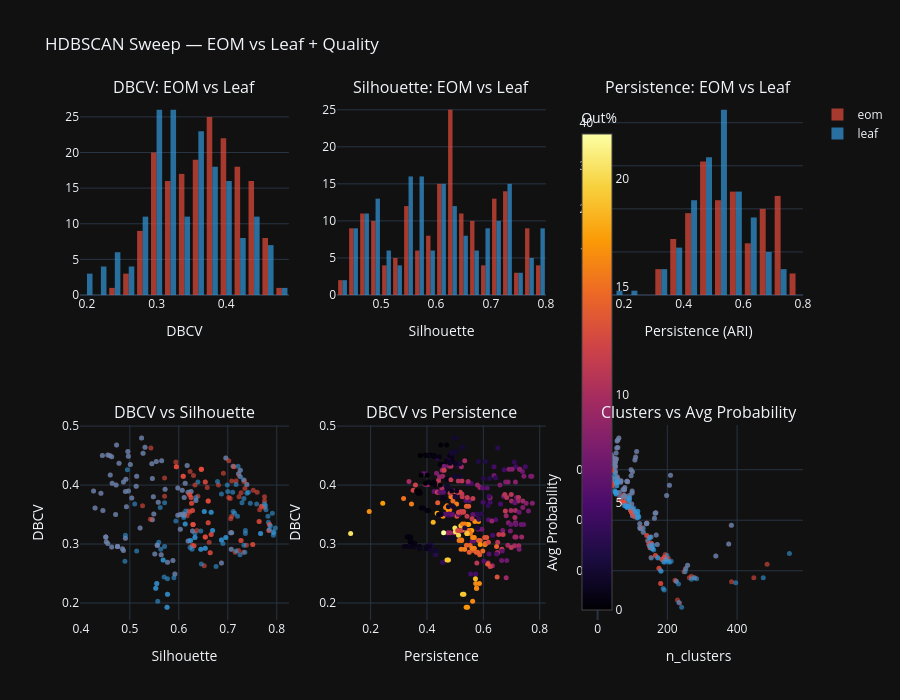

Notebook source saved alongside this figure:
### Code cell
# ╔══════════════════════════════════════════════════════════════════════════════╗
# ║  HDBSCAN SWEEP VISUALISATION — plotly dashboard of sweep results           ║
# ║  Inputs:  hdb_sweep_df (from sweep cell above)                            ║
# ║  Outputs: Plotly interactive figure (inline display only)                  ║
# ╚══════════════════════════════════════════════════════════════════════════════╝

try:
    hdb_sweep_df
except NameError:
    print('No HDBSCAN sweep data — set RUN_HDBSCAN_SWEEP = True')
else:
    import plotly.graph_objects as go
    from plotly.subplots import make_subplots

    _sc = {'eom': '#E74C3C', 'leaf': '#3498DB'}

    fig = make_subplots(rows=2, cols=3, subplot_titles=(
        'DBCV: EOM vs Leaf', 'Silhouette: EOM vs Leaf', 'Persistence: EOM vs Leaf',
        'DBCV vs Silhouette', 'DBCV vs Persistence', 'Clusters vs Avg Probability'),
        horizontal_spacing=0.08, vertical_spacing=0.15)

    for sel in ['eom', 'leaf']:
        s = hdb_sweep_df[hdb_sweep_df['selection_method'] == sel]
        c = _sc[sel]
        fig.add_trace(go.Histogram(x=s['dbcv'], name=sel, marker_color=c, opacity=0.7), row=1, col=1)
        fig.add_trace(go.Histogram(x=s['silhouette'], name=sel, marker_color=c, opacity=0.7,
                                   showlegend=False), row=1, col=2)
        fig.add_trace(go.Histogram(x=s['persistence'], name=sel, marker_color=c, opacity=0.7,
                                   showlegend=False), row=1, col=3)

    fig.add_trace(go.Scatter(
        x=hdb_sweep_df['silhouette'], y=hdb_sweep_df['dbcv'], mode='markers',
        marker=dict(size=5,
                    color=[_sc.get(m, '#888') for m in hdb_sweep_df['selection_method']],
                    opacity=0.6),
        showlegend=False), row=2, col=1)

    fig.add_trace(go.Scatter(
        x=hdb_sweep_df['persistence'], y=hdb_sweep_df['dbcv'], mode='markers',
        marker=dict(size=5, color=hdb_sweep_df['outlier_pct']*100, colorscale='Inferno',
                    showscale=True, colorbar=dict(title='Out%', len=0.35, y=0.18,
                                                  x=0.62, thickness=12)),
        showlegend=False), row=2, col=2)

    fig.add_trace(go.Scatter(
        x=hdb_sweep_df['n_clusters'], y=hdb_sweep_df['avg_probability'], mode='markers',
        marker=dict(size=5,
                    color=[_sc.get(m, '#888') for m in hdb_sweep_df['selection_method']],
                    opacity=0.6),
        showlegend=False), row=2, col=3)

    fig.update_xaxes(title_text='DBCV', row=1, col=1)
    fig.update_xaxes(title_text='Silhouette', row=1, col=2)
    fig.update_xaxes(title_text='Persistence (ARI)', row=1, col=3)
    fig.update_xaxes(title_text='Silhouette', row=2, col=1)
    fig.update_yaxes(title_text='DBCV', row=2, col=1)
    fig.update_xaxes(title_text='Persistence', row=2, col=2)
    fig.update_yaxes(title_text='DBCV', row=2, col=2)
    fig.update_xaxes(title_text='n_clusters', row=2, col=3)
    fig.update_yaxes(title_text='Avg Probability', row=2, col=3)
    fig.update_layout(
        height=700, template='plotly_dark',
        title_text='HDBSCAN Sweep — EOM vs Leaf + Quality',
        legend=dict(orientation='h', yanchor='bottom', y=1.02,
                    xanchor='right', x=1))
    fig.show()

### Figure 1 — Plotly figure (JSON) as saved in the notebook; plotly's stock layout.template omitted (floating-point values rounded to 4 significant figures; data arrays with more than 128 entries replaced by an {"elided": "..."} marker saying what was removed)
{"data": [{"marker": {"color": "#E74C3C"}, "name": "eom", "opacity": 0.7, "type": "histogram", "x": {"elided": "175 float values"}, "xaxis": "x", "yaxis": "y"}, {"marker": {"color": "#E74C3C"}, "name": "eom", "opacity": 0.7, "showlegend": false, "type": "histogram", "x": {"elided": "175 float values"}, "xaxis": "x2", "yaxis": "y2"}, {"marker": {"color": "#E74C3C"}, "name": "eom", "opacity": 0.7, "showlegend": false, "type": "histogram", "x": {"elided": "175 float values"}, "xaxis": "x3", "yaxis": "y3"}, {"marker": {"color": "#3498DB"}, "name": "leaf", "opacity": 0.7, "type": "histogram", "x": {"elided": "175 float values"}, "xaxis": "x", "yaxis": "y"}, {"marker": {"color": "#3498DB"}, "name": "leaf", "opacity": 0.7, "showlegend": false, "type": "histogram", "x": {"elided": "175 float values"}, "xaxis": "x2", "yaxis": "y2"}, {"marker": {"color": "#3498DB"}, "name": "leaf", "opacity": 0.7, "showlegend": false, "type": "histogram", "x": {"elided": "175 float values"}, "xaxis": "x3", "yaxis": "y3"}, {"marker": {"color": {"elided": "350 str values"}, "opacity": 0.6, "size": 5}, "mode": "markers", "showlegend": false, "type": "scatter", "x": {"elided": "350 float values"}, "xaxis": "x4", "y": {"elided": "350 float values"}, "yaxis": "y4"}, {"marker": {"color": {"elided": "350 float values"}, "colorbar": {"title": {"text": "Out%"}, "x": 0.68}, "colorscale": [[0, "#000004"], [0.1111, "#1b0c41"], [0.2222, "#4a0c6b"], [0.3333, "#781c6d"], [0.4444, "#a52c60"], [0.5556, "#cf4446"], [0.6667, "#ed6925"], [0.7778, "#fb9b06"], [0.8889, "#f7d13d"], [1, "#fcffa4"]], "showscale": true, "size": 5}, "mode": "markers", "showlegend": false, "type": "scatter", "x": {"elided": "350 float values"}, "xaxis": "x5", "y": {"elided": "350 float values"}, "yaxis": "y5"}, {"marker": {"color": {"elided": "350 str values"}, "opacity": 0.6, "size": 5}, "mode": "markers", "showlegend": false, "type": "scatter", "x": {"elided": "350 int values"}, "xaxis": "x6", "y": {"elided": "350 float values"}, "yaxis": "y6"}], "layout": {"annotations": [{"font": {"size": 16}, "showarrow": false, "text": "DBCV: EOM vs Leaf", "x": 0.1444, "xanchor": "center", "xref": "paper", "y": 1, "yanchor": "bottom", "yref": "paper"}, {"font": {"size": 16}, "showarrow": false, "text": "Silhouette: EOM vs Leaf", "x": 0.5, "xanchor": "center", "xref": "paper", "y": 1, "yanchor": "bottom", "yref": "paper"}, {"font": {"size": 16}, "showarrow": false, "text": "Persistence: EOM vs Leaf", "x": 0.8556, "xanchor": "center", "xref": "paper", "y": 1, "yanchor": "bottom", "yref": "paper"}, {"font": {"size": 16}, "showarrow": false, "text": "DBCV vs Silhouette", "x": 0.1444, "xanchor": "center", "xref": "paper", "y": 0.375, "yanchor": "bottom", "yref": "paper"}, {"font": {"size": 16}, "showarrow": false, "text": "DBCV vs Persistence", "x": 0.5, "xanchor": "center", "xref": "paper", "y": 0.375, "yanchor": "bottom", "yref": "paper"}, {"font": {"size": 16}, "showarrow": false, "text": "Clusters vs Avg Probability", "x": 0.8556, "xanchor": "center", "xref": "paper", "y": 0.375, "yanchor": "bottom", "yref": "paper"}], "height": 700, "title": {"text": "HDBSCAN Sweep — EOM vs Leaf + Quality"}, "xaxis": {"anchor": "y", "domain": [0, 0.2889], "title": {"text": "DBCV"}}, "xaxis2": {"anchor": "y2", "domain": [0.3556, 0.6444], "title": {"text": "Silhouette"}}, "xaxis3": {"anchor": "y3", "domain": [0.7111, 1], "title": {"text": "Persistence (ARI)"}}, "xaxis4": {"anchor": "y4", "domain": [0, 0.2889], "title": {"text": "Silhouette"}}, "xaxis5": {"anchor": "y5", "domain": [0.3556, 0.6444], "title": {"text": "Persistence"}}, "xaxis6": {"anchor": "y6", "domain": [0.7111, 1], "title": {"text": "n_clusters"}}, "yaxis": {"anchor": "x", "domain": [0.625, 1]}, "yaxis2": {"anchor": "x2", "domain": [0.625, 1]}, "yaxis3": {"anchor": "x3", "domain": [0.625, 1]}, "yaxis4": {"anchor": "x4", "domain": [0, 0.375], "title": {"text": "DBCV"}}, "yaxis5": {"anchor": "x5", "domain": [0, 0.375], "title": {"text": "DBCV"}}, "yaxis6": {"anchor": "x6", "domain": [0, 0.375], "title": {"text": "Avg Probability"}}}}
